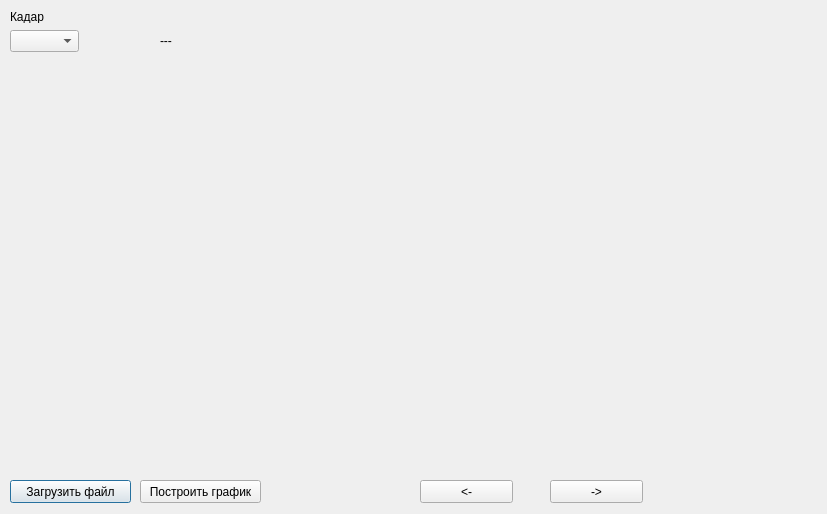
<?xml version="1.0" encoding="UTF-8"?>
<ui version="4.0">
 <class>Dialog</class>
 <widget class="QDialog" name="Dialog">
  <property name="geometry">
   <rect>
    <x>0</x>
    <y>0</y>
    <width>827</width>
    <height>514</height>
   </rect>
  </property>
  <property name="windowTitle">
   <string>Dialog</string>
  </property>
  <widget class="QComboBox" name="kadrs">
   <property name="geometry">
    <rect>
     <x>10</x>
     <y>30</y>
     <width>69</width>
     <height>22</height>
    </rect>
   </property>
   <property name="cursor">
    <cursorShape>ArrowCursor</cursorShape>
   </property>
  </widget>
  <widget class="QPushButton" name="load_file">
   <property name="geometry">
    <rect>
     <x>10</x>
     <y>480</y>
     <width>121</width>
     <height>23</height>
    </rect>
   </property>
   <property name="text">
    <string>Загрузить файл</string>
   </property>
   <property name="default">
    <bool>false</bool>
   </property>
   <property name="flat">
    <bool>false</bool>
   </property>
  </widget>
  <widget class="QPushButton" name="postr">
   <property name="geometry">
    <rect>
     <x>140</x>
     <y>480</y>
     <width>121</width>
     <height>23</height>
    </rect>
   </property>
   <property name="text">
    <string>Построить график</string>
   </property>
  </widget>
  <widget class="QLabel" name="kadr">
   <property name="geometry">
    <rect>
     <x>10</x>
     <y>10</y>
     <width>47</width>
     <height>13</height>
    </rect>
   </property>
   <property name="text">
    <string>Кадар</string>
   </property>
  </widget>
  <widget class="QLabel" name="label">
   <property name="geometry">
    <rect>
     <x>280</x>
     <y>10</y>
     <width>461</width>
     <height>291</height>
    </rect>
   </property>
   <property name="text">
    <string/>
   </property>
  </widget>
  <widget class="QPushButton" name="rightB">
   <property name="geometry">
    <rect>
     <x>420</x>
     <y>480</y>
     <width>93</width>
     <height>23</height>
    </rect>
   </property>
   <property name="text">
    <string>&lt;-</string>
   </property>
  </widget>
  <widget class="QPushButton" name="leftB">
   <property name="geometry">
    <rect>
     <x>550</x>
     <y>480</y>
     <width>93</width>
     <height>23</height>
    </rect>
   </property>
   <property name="text">
    <string>-&gt;</string>
   </property>
  </widget>
  <widget class="QLabel" name="nowkadr">
   <property name="geometry">
    <rect>
     <x>160</x>
     <y>30</y>
     <width>91</width>
     <height>22</height>
    </rect>
   </property>
   <property name="text">
    <string>---</string>
   </property>
  </widget>
 </widget>
 <resources/>
 <connections/>
</ui>
